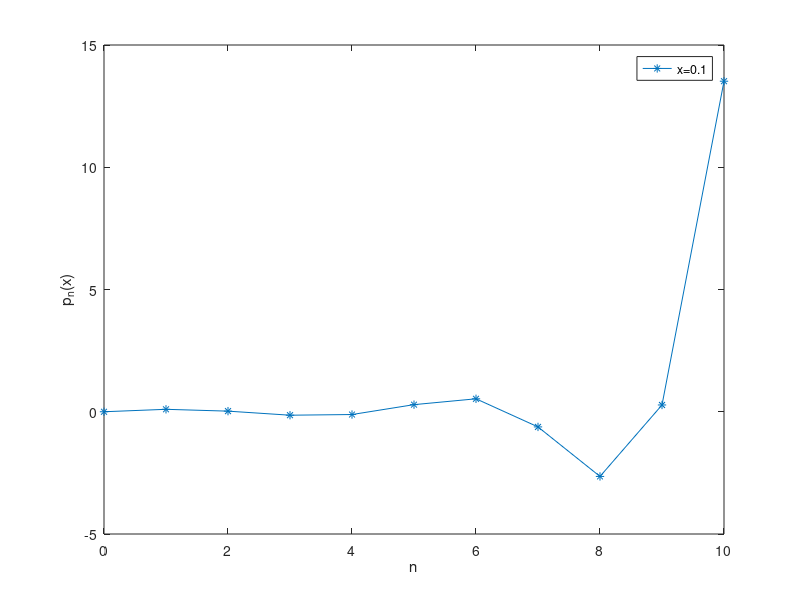

MATLAB code for this plot:
%test1.m
clc;clear all;
x=0.1;
ll=10;
n(1:ll+1)=0:1:ll;
pl(1)=0;
pl(2)=x;

for i=2:1:length(n)-1
	pl(i+1)=((2.*i+1).*x.*pl(i)-i.*pl(i-1))./(1+1);
end

plot(n,pl,'*-')
xlabel('n');
ylabel('p_{n}(x)')
legend('x=0.1')
